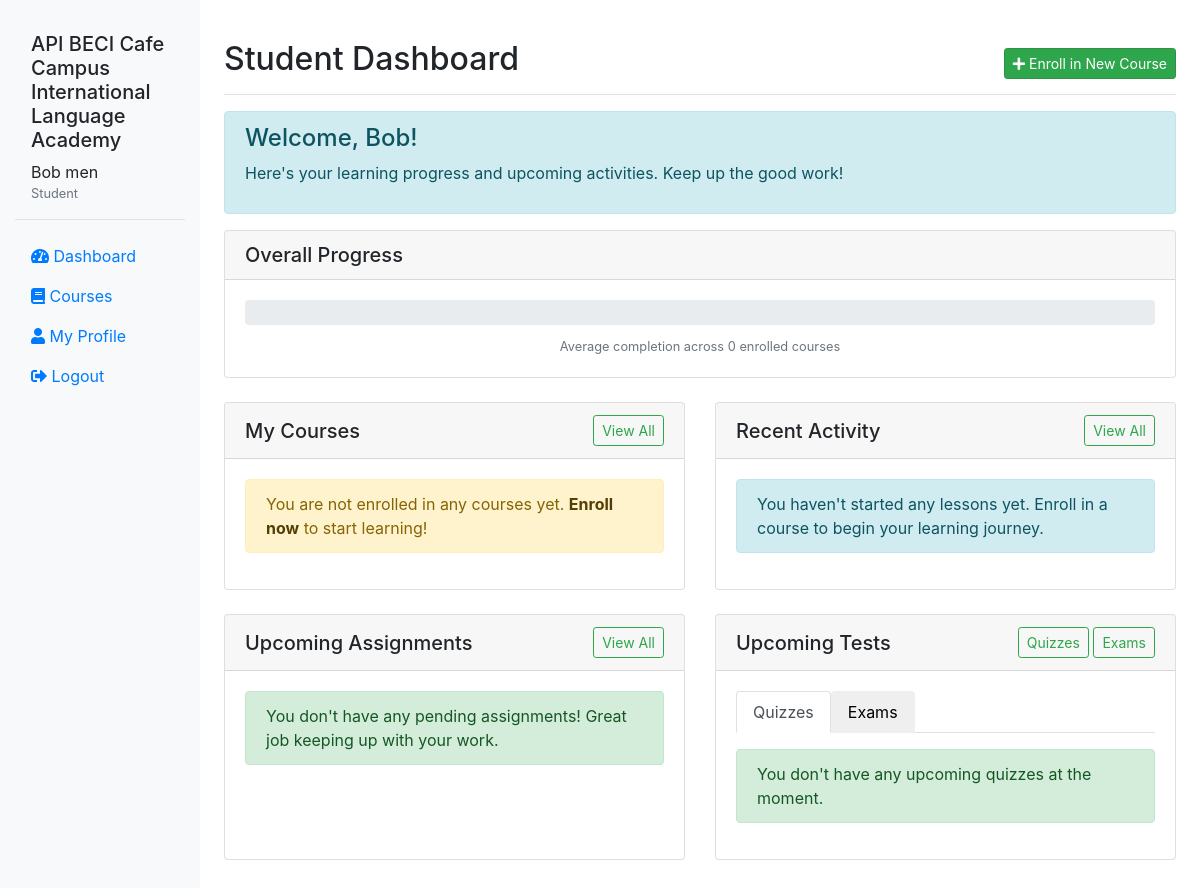
/student/index.php (signed in), run on the app's committed database.
### tables this page shows
CREATE TABLE `users` (
  `user_id` int(11) NOT NULL,
  `username` varchar(50) NOT NULL,
  `password` varchar(255) NOT NULL,
  `email` varchar(100) NOT NULL,
  `first_name` varchar(50) NOT NULL,
  `last_name` varchar(50) NOT NULL,
  `role` enum('admin','teacher','student','librarian') NOT NULL,
  `profile_picture` varchar(255) DEFAULT NULL,
  `bio` text DEFAULT NULL,
  `date_registered` datetime DEFAULT current_timestamp(),
  `last_login` datetime DEFAULT NULL,
  `status` enum('active','inactive','suspended') DEFAULT 'active',
  `reset_token` varchar(255) DEFAULT NULL,
  `reset_expires` datetime DEFAULT NULL
);

### student/index.php (the view, shortened to what the rows shown need)
<?php
require_once '../includes/db.php';
require_once '../includes/auth.php';
if (!Auth::isLoggedIn() || !Auth::hasRole('student')) {
    setFlashMessage('error', 'You do not have permission to access this page');
    redirect('../login.php');
}
?>
<!DOCTYPE html>
<html lang="en">
<head>
    <link rel="stylesheet" href="https://stackpath.bootstrapcdn.com/bootstrap/4.5.2/css/bootstrap.min.css">
    <link rel="stylesheet" href="https://cdnjs.cloudflare.com/ajax/libs/font-awesome/5.15.1/css/all.min.css">
    <link rel="stylesheet" href="public/assets/style.css">
</head>
<body>
    <div class="container-fluid">
        <div class="row">
            <?php include '../includes/sidebar.php'; ?>
            <main class="col-md-9 ms-sm-auto col-lg-10 px-md-4 py-4">
                <div class="d-flex justify-content-between flex-wrap flex-md-nowrap align-items-center pt-3 pb-2 mb-3 border-bottom">
                    <h1 class="h2">Student Dashboard</h1>
                </div>
                <div class="alert alert-info" role="alert">
                    <h4 class="alert-heading">Welcome, <?php echo $user['first_name']; ?>!</h4>
                    <p>Here's your learning progress and upcoming activities. Keep up the good work!</p>
                </div>
                </div>
        </div>
</body>
</html>

### includes/sidebar.php (shortened to what the rows shown need)
<?php
$user = Auth::getCurrentUser();
?>
<nav id="sidebar" class="col-md-3 col-lg-2 d-md-block bg-light sidebar collapse">
    <div class="position-sticky pt-3">
        <div class="sidebar-header p-3 mb-3 border-bottom">
            <div class="user-info">
                <div>
                    <?php echo $user['first_name'] . ' ' . $user['last_name']; ?>
                    <small class="d-block text-muted"><?php echo ucfirst($user['role']); ?></small>
                </div>
            </div>
        </div>
    </div>
</nav>

### data on the page
users: first_name "Bob", last_name "men", role "Student"

### other printed values
APP_NAME "API BECI Cafe Campus International Language Academy"
$totalCourses "0"
